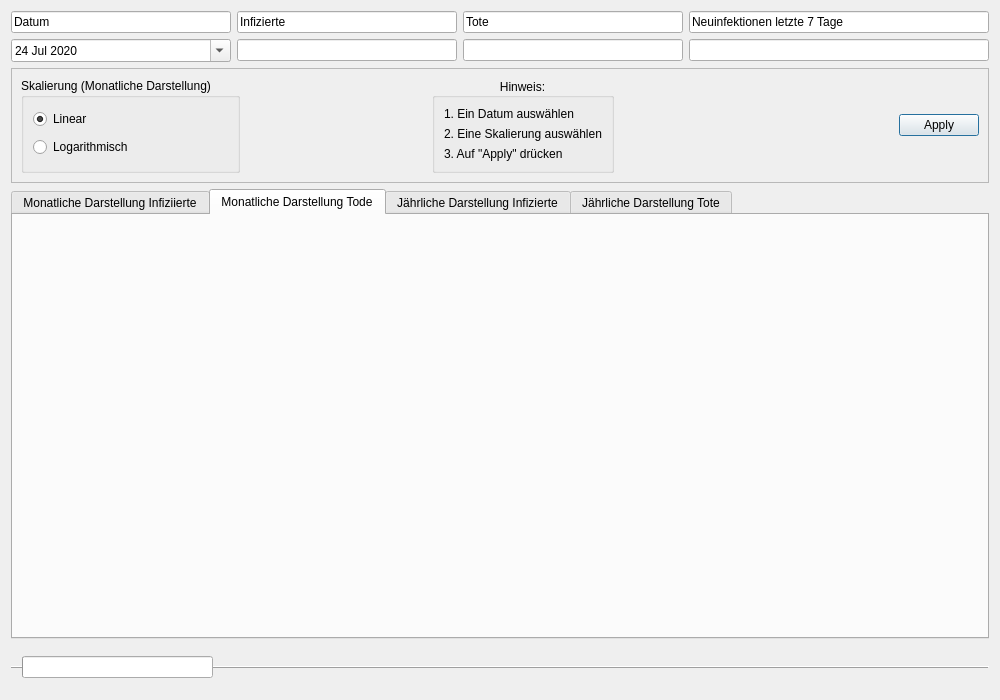
<?xml version="1.0" encoding="UTF-8"?>
<ui version="4.0">
 <class>Litauen</class>
 <widget class="QDialog" name="Litauen">
  <property name="geometry">
   <rect>
    <x>0</x>
    <y>0</y>
    <width>1000</width>
    <height>700</height>
   </rect>
  </property>
  <property name="windowTitle">
   <string>Litauen</string>
  </property>
  <layout class="QVBoxLayout" name="verticalLayout_7">
   <item>
    <layout class="QGridLayout" name="gridLayout">
     <item row="2" column="2">
      <widget class="QLineEdit" name="lineEdit_5">
       <property name="text">
        <string>Tote</string>
       </property>
       <property name="readOnly">
        <bool>true</bool>
       </property>
      </widget>
     </item>
     <item row="4" column="1">
      <widget class="QLineEdit" name="lineEdit_4">
       <property name="readOnly">
        <bool>true</bool>
       </property>
      </widget>
     </item>
     <item row="4" column="4">
      <widget class="QLineEdit" name="lineEdit_7">
       <property name="readOnly">
        <bool>true</bool>
       </property>
      </widget>
     </item>
     <item row="4" column="2">
      <widget class="QLineEdit" name="lineEdit_6">
       <property name="readOnly">
        <bool>true</bool>
       </property>
      </widget>
     </item>
     <item row="2" column="1">
      <widget class="QLineEdit" name="lineEdit">
       <property name="text">
        <string>Infizierte</string>
       </property>
       <property name="readOnly">
        <bool>true</bool>
       </property>
      </widget>
     </item>
     <item row="2" column="4">
      <widget class="QLineEdit" name="lineEdit_2">
       <property name="minimumSize">
        <size>
         <width>300</width>
         <height>0</height>
        </size>
       </property>
       <property name="text">
        <string>Neuinfektionen letzte 7 Tage</string>
       </property>
       <property name="readOnly">
        <bool>true</bool>
       </property>
      </widget>
     </item>
     <item row="4" column="0">
      <widget class="QDateEdit" name="dateEdit">
       <property name="readOnly">
        <bool>false</bool>
       </property>
       <property name="buttonSymbols">
        <enum>QAbstractSpinBox::NoButtons</enum>
       </property>
       <property name="accelerated">
        <bool>false</bool>
       </property>
       <property name="dateTime">
        <datetime>
         <hour>0</hour>
         <minute>0</minute>
         <second>0</second>
         <year>2020</year>
         <month>7</month>
         <day>24</day>
        </datetime>
       </property>
       <property name="minimumDateTime">
        <datetime>
         <hour>0</hour>
         <minute>0</minute>
         <second>0</second>
         <year>2020</year>
         <month>1</month>
         <day>1</day>
        </datetime>
       </property>
       <property name="currentSection">
        <enum>QDateTimeEdit::DaySection</enum>
       </property>
       <property name="calendarPopup">
        <bool>true</bool>
       </property>
       <property name="timeSpec">
        <enum>Qt::LocalTime</enum>
       </property>
       <property name="date">
        <date>
         <year>2020</year>
         <month>7</month>
         <day>24</day>
        </date>
       </property>
      </widget>
     </item>
     <item row="2" column="0">
      <widget class="QLineEdit" name="lineEdit_3">
       <property name="text">
        <string>Datum</string>
       </property>
       <property name="readOnly">
        <bool>true</bool>
       </property>
      </widget>
     </item>
    </layout>
   </item>
   <item>
    <widget class="QFrame" name="frame">
     <property name="frameShape">
      <enum>QFrame::StyledPanel</enum>
     </property>
     <property name="frameShadow">
      <enum>QFrame::Raised</enum>
     </property>
     <layout class="QGridLayout" name="gridLayout_4">
      <item row="0" column="0">
       <widget class="QGroupBox" name="groupBox">
        <property name="enabled">
         <bool>true</bool>
        </property>
        <property name="title">
         <string>Skalierung (Monatliche Darstellung)</string>
        </property>
        <property name="flat">
         <bool>false</bool>
        </property>
        <property name="checkable">
         <bool>false</bool>
        </property>
        <layout class="QVBoxLayout" name="verticalLayout_6">
         <item>
          <widget class="QRadioButton" name="skalaLiear">
           <property name="text">
            <string>Linear</string>
           </property>
           <property name="checked">
            <bool>true</bool>
           </property>
          </widget>
         </item>
         <item>
          <widget class="QRadioButton" name="skalaLogarithm">
           <property name="text">
            <string>Logarithmisch</string>
           </property>
          </widget>
         </item>
        </layout>
       </widget>
      </item>
      <item row="0" column="5">
       <spacer name="horizontalSpacer_2">
        <property name="orientation">
         <enum>Qt::Horizontal</enum>
        </property>
        <property name="sizeHint" stdset="0">
         <size>
          <width>40</width>
          <height>20</height>
         </size>
        </property>
       </spacer>
      </item>
      <item row="0" column="6">
       <widget class="QDialogButtonBox" name="buttonBox">
        <property name="standardButtons">
         <set>QDialogButtonBox::Apply</set>
        </property>
        <property name="centerButtons">
         <bool>false</bool>
        </property>
       </widget>
      </item>
      <item row="0" column="1">
       <spacer name="horizontalSpacer">
        <property name="orientation">
         <enum>Qt::Horizontal</enum>
        </property>
        <property name="sizeHint" stdset="0">
         <size>
          <width>40</width>
          <height>20</height>
         </size>
        </property>
       </spacer>
      </item>
      <item row="0" column="2">
       <widget class="Line" name="line">
        <property name="orientation">
         <enum>Qt::Horizontal</enum>
        </property>
       </widget>
      </item>
      <item row="0" column="4">
       <widget class="QGroupBox" name="groupBox_2">
        <property name="title">
         <string>Hinweis:</string>
        </property>
        <property name="alignment">
         <set>Qt::AlignCenter</set>
        </property>
        <property name="flat">
         <bool>false</bool>
        </property>
        <layout class="QGridLayout" name="gridLayout_6">
         <item row="0" column="0">
          <widget class="QLabel" name="label">
           <property name="text">
            <string>1. Ein Datum auswählen</string>
           </property>
          </widget>
         </item>
         <item row="1" column="0">
          <widget class="QLabel" name="label_2">
           <property name="text">
            <string>2. Eine Skalierung auswählen</string>
           </property>
          </widget>
         </item>
         <item row="2" column="0">
          <widget class="QLabel" name="label_3">
           <property name="text">
            <string>3. Auf &quot;Apply&quot; drücken</string>
           </property>
          </widget>
         </item>
        </layout>
       </widget>
      </item>
     </layout>
    </widget>
   </item>
   <item>
    <layout class="QVBoxLayout" name="verticalLayout">
     <item>
      <widget class="QTabWidget" name="tabWidget">
       <property name="currentIndex">
        <number>1</number>
       </property>
       <widget class="QWidget" name="tab">
        <attribute name="title">
         <string>Monatliche Darstellung Infiziierte</string>
        </attribute>
        <layout class="QGridLayout" name="gridLayout_2">
         <item row="0" column="0">
          <layout class="QVBoxLayout" name="verticalLayout_3"/>
         </item>
        </layout>
       </widget>
       <widget class="QWidget" name="tab_5">
        <attribute name="title">
         <string>Monatliche Darstellung Tode</string>
        </attribute>
        <layout class="QGridLayout" name="gridLayout_3">
         <item row="0" column="0">
          <layout class="QVBoxLayout" name="verticalLayout_9"/>
         </item>
        </layout>
       </widget>
       <widget class="QWidget" name="Tab_2">
        <attribute name="title">
         <string>Jährliche Darstellung Infizierte</string>
        </attribute>
        <layout class="QVBoxLayout" name="verticalLayout_5">
         <item>
          <layout class="QVBoxLayout" name="verticalLayout_4"/>
         </item>
        </layout>
       </widget>
       <widget class="QWidget" name="tab_3">
        <attribute name="title">
         <string>Jährliche Darstellung Tote</string>
        </attribute>
        <layout class="QVBoxLayout" name="verticalLayout_8">
         <item>
          <layout class="QVBoxLayout" name="verticalLayout_2"/>
         </item>
        </layout>
       </widget>
      </widget>
     </item>
    </layout>
   </item>
   <item>
    <widget class="QFrame" name="frame_2">
     <property name="frameShape">
      <enum>QFrame::HLine</enum>
     </property>
     <property name="frameShadow">
      <enum>QFrame::Raised</enum>
     </property>
     <layout class="QGridLayout" name="gridLayout_5">
      <item row="0" column="3">
       <spacer name="horizontalSpacer_4">
        <property name="orientation">
         <enum>Qt::Horizontal</enum>
        </property>
        <property name="sizeHint" stdset="0">
         <size>
          <width>40</width>
          <height>20</height>
         </size>
        </property>
       </spacer>
      </item>
      <item row="0" column="0">
       <widget class="QProgressBar" name="progressBar">
        <property name="value">
         <number>0</number>
        </property>
        <property name="textVisible">
         <bool>false</bool>
        </property>
        <property name="orientation">
         <enum>Qt::Horizontal</enum>
        </property>
       </widget>
      </item>
      <item row="0" column="4">
       <spacer name="horizontalSpacer_3">
        <property name="orientation">
         <enum>Qt::Horizontal</enum>
        </property>
        <property name="sizeHint" stdset="0">
         <size>
          <width>40</width>
          <height>20</height>
         </size>
        </property>
       </spacer>
      </item>
      <item row="0" column="2">
       <spacer name="horizontalSpacer_5">
        <property name="orientation">
         <enum>Qt::Horizontal</enum>
        </property>
        <property name="sizeHint" stdset="0">
         <size>
          <width>40</width>
          <height>20</height>
         </size>
        </property>
       </spacer>
      </item>
      <item row="0" column="1">
       <spacer name="horizontalSpacer_6">
        <property name="orientation">
         <enum>Qt::Horizontal</enum>
        </property>
        <property name="sizeHint" stdset="0">
         <size>
          <width>40</width>
          <height>20</height>
         </size>
        </property>
       </spacer>
      </item>
     </layout>
    </widget>
   </item>
  </layout>
 </widget>
 <resources/>
 <connections/>
</ui>
